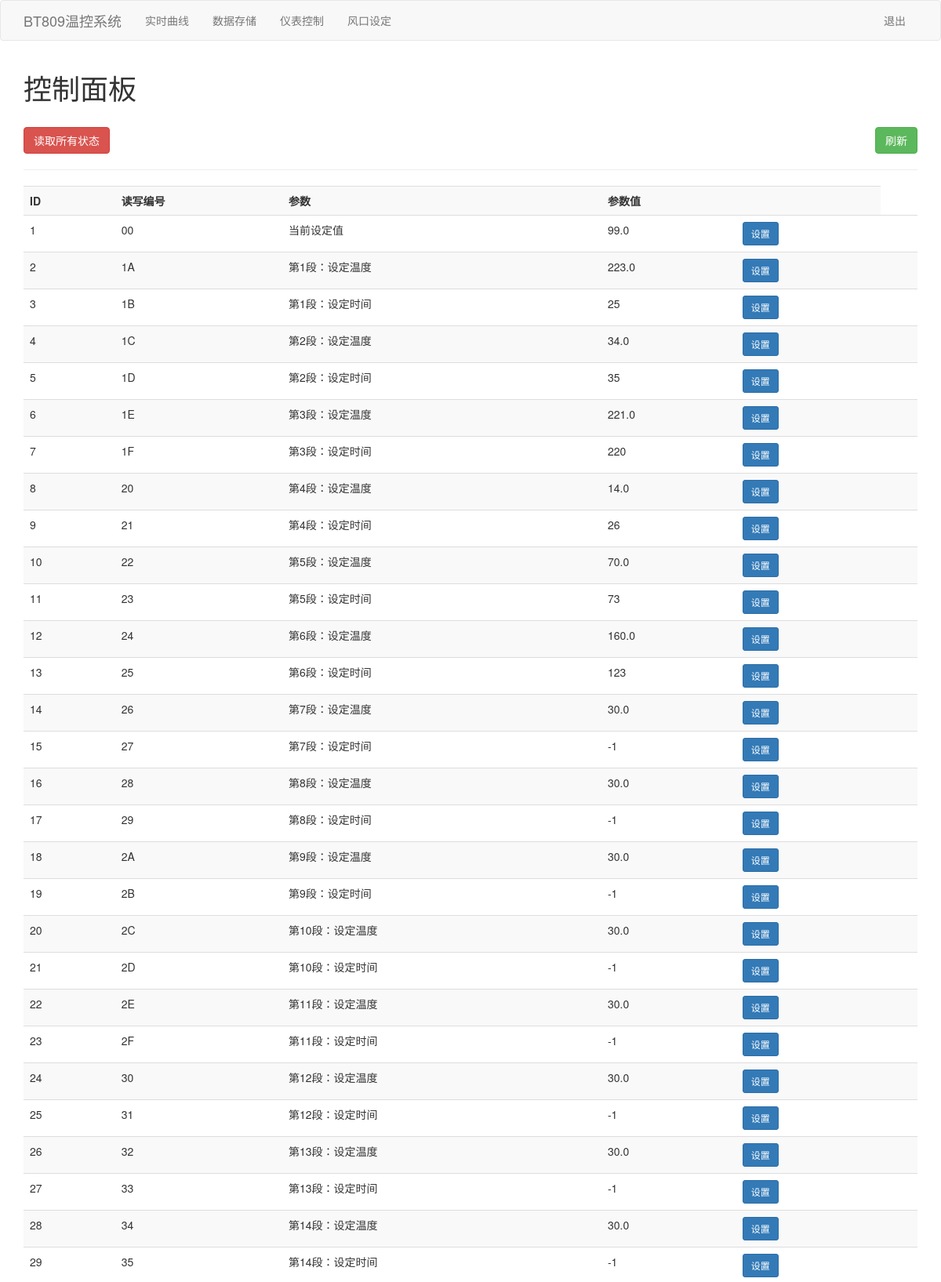
Screenshot of /parameter (signed in, upper part) with the database file from the repository.
### tables this page shows
CREATE TABLE register (
                            ID  INTEGER PRIMARY KEY AUTOINCREMENT,
                            Num text,
                            Meaning text,
                            Value text);

### app/views.py (the view)
@app.route('/parameter')
@is_logged_in
def parameter():
    data = db.select_all()
    return render_template('parameter.html', data=data)

### app/models.py (called while the page is built)
    def select_all(self):
        with con:
            sql = """select * from register """
            cur.execute(sql)
            data = cur.fetchall()
            return data

### app/views.py (called while the page is built)
def is_logged_in(f):
    @wraps(f)
    def wrap(*args, **kwargs):
        if 'logged_in' in session:
            return f(*args, **kwargs)
        else:
            flash('请登陆浏览', 'danger')
            return redirect(url_for('login'))
    return wrap

### app/templates/parameter.html
{% extends 'layout.html'%}
{%block body%}
<div class="container">
    <h1>控制面板 </h1>
    <br>
    <a href="/status" class="btn btn-danger btn-md " role="button">读取所有状态</a>
    <a href="/parameter" class="btn btn-success btn-md pull-right" role="button">刷新</a>
    <hr>
    <table class="table table-striped">
        <tr>
            <th>ID</th>
            <th>读写编号</th>
            <th>参数</th>
            <th>参数值</th>
            <th></th>
        </tr>
        {% for parameter in data %}
        <tr>
            <td>{{parameter[0]}}</td>
            <td>{{parameter[1]}}</td>
            <td>{{parameter[2]}}</td>
            <td>{{parameter[3]}}</td>
            <td><a href="edit/{{parameter[0]}}" class="btn btn-primary btn-sm">设置</a></td>
            <td>
        </tr>
        {% endfor %}
    </table>
</div>
{% endblock %}

### app/templates/layout.html (shortened to what this page needs)
<!DOCTYPE html>
<html lang="en">
<head>
    <link rel="stylesheet" href="{{ url_for('static', filename='css/bootstrap.min.css') }}">
</head>
<body>
    {% include 'includes/_navbar.html'%}
    {% block body%}{% endblock%}
</body>
</html>

### app/templates/includes/_navbar.html (shortened to what this page needs)
<nav class="navbar navbar-default">
  <div class="container">
    <div class="navbar-header">
      <a class="navbar-brand"  href="/">BT809温控系统</a>
    </div>
    <div id="navbar" class="collapse navbar-collapse ">
      <ul class="nav navbar-nav" style="width:380px">
        <li ><a href="/home" >实时曲线</a></li>
        <li ><a href="/table">数据存储</a></li>
        <li ><a href="/parameter">仪表控制</a></li>
        <li ><a href="/vents">风口设定</a></li>
      </ul>
      <ul class="nav navbar-nav navbar-right">
        {% if session.logged_in %}
        <li><a href="/logout">退出</a></li>
        {% else %}
        <li><a href="/register">注册</a></li>
        <li><a href="/login">登陆</a></li>
        {% endif %}
      </ul>
    </div>
  </div>
</nav>

### rows the page displays
register: ID "1", Num "00", Meaning "当前设定值", Value "99.0"
register: ID "2", Num "1A", Meaning "第1段：设定温度", Value "223.0"
register: ID "3", Num "1B", Meaning "第1段：设定时间", Value "25"
register: ID "4", Num "1C", Meaning "第2段：设定温度", Value "34.0"
register: ID "5", Num "1D", Meaning "第2段：设定时间", Value "35"
register: ID "6", Num "1E", Meaning "第3段：设定温度", Value "221.0"
register: ID "7", Num "1F", Meaning "第3段：设定时间", Value "220"
register: ID "8", Num "20", Meaning "第4段：设定温度", Value "14.0"
register: ID "9", Num "21", Meaning "第4段：设定时间", Value "26"
register: ID "10", Num "22", Meaning "第5段：设定温度", Value "70.0"
register: ID "11", Num "23", Meaning "第5段：设定时间", Value "73"
register: ID "12", Num "24", Meaning "第6段：设定温度", Value "160.0"
register: ID "13", Num "25", Meaning "第6段：设定时间", Value "123"
register: ID "14", Num "26", Meaning "第7段：设定温度", Value "30.0"
register: ID "15", Num "27", Meaning "第7段：设定时间", Value "-1"
register: ID "16", Num "28", Meaning "第8段：设定温度", Value "30.0"
register: ID "17", Num "29", Meaning "第8段：设定时间", Value "-1"
register: ID "18", Num "2A", Meaning "第9段：设定温度", Value "30.0"
register: ID "19", Num "2B", Meaning "第9段：设定时间", Value "-1"
register: ID "20", Num "2C", Meaning "第10段：设定温度", Value "30.0"
register: ID "21", Num "2D", Meaning "第10段：设定时间", Value "-1"
register: ID "22", Num "2E", Meaning "第11段：设定温度", Value "30.0"
register: ID "23", Num "2F", Meaning "第11段：设定时间", Value "-1"
register: ID "24", Num "30", Meaning "第12段：设定温度", Value "30.0"
register: ID "25", Num "31", Meaning "第12段：设定时间", Value "-1"
register: ID "26", Num "32", Meaning "第13段：设定温度", Value "30.0"
register: ID "27", Num "33", Meaning "第13段：设定时间", Value "-1"
register: ID "28", Num "34", Meaning "第14段：设定温度", Value "30.0"
register: ID "29", Num "35", Meaning "第14段：设定时间", Value "-1"
